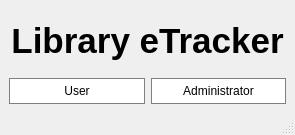
<?xml version="1.0" encoding="UTF-8"?>
<ui version="4.0">
 <class>MainWindow</class>
 <widget class="QMainWindow" name="MainWindow">
  <property name="geometry">
   <rect>
    <x>0</x>
    <y>0</y>
    <width>295</width>
    <height>135</height>
   </rect>
  </property>
  <property name="windowTitle">
   <string>MainWindow</string>
  </property>
  <widget class="QWidget" name="centralwidget">
   <layout class="QGridLayout" name="gridLayout">
    <item row="1" column="0">
     <widget class="QPushButton" name="Button2">
      <property name="styleSheet">
       <string notr="true">QPushButton {
	background: white;
	border: 1px solid gray;
	padding: 5px;
}
QPushButton:pressed {
	background: #A9A9A9;
	border: 1px solid gray;
	padding: 5px;
}
</string>
      </property>
      <property name="text">
       <string>User</string>
      </property>
     </widget>
    </item>
    <item row="1" column="1">
     <widget class="QPushButton" name="Button1">
      <property name="styleSheet">
       <string notr="true">QPushButton {
	background: white;
	border: 1px solid gray;
	padding: 5px;
}
QPushButton:pressed {
	background: #A9A9A9;
	border: 1px solid gray;
	padding: 5px;
}
</string>
      </property>
      <property name="text">
       <string>Administrator</string>
      </property>
     </widget>
    </item>
    <item row="0" column="0" colspan="2">
     <widget class="QLabel" name="label">
      <property name="font">
       <font>
        <family>Arial</family>
        <pointsize>26</pointsize>
        <bold>true</bold>
       </font>
      </property>
      <property name="text">
       <string>Library eTracker</string>
      </property>
      <property name="alignment">
       <set>Qt::AlignCenter</set>
      </property>
     </widget>
    </item>
   </layout>
  </widget>
  <widget class="QMenuBar" name="menubar">
   <property name="geometry">
    <rect>
     <x>0</x>
     <y>0</y>
     <width>295</width>
     <height>23</height>
    </rect>
   </property>
  </widget>
  <widget class="QStatusBar" name="statusbar"/>
 </widget>
 <resources/>
 <connections/>
</ui>
